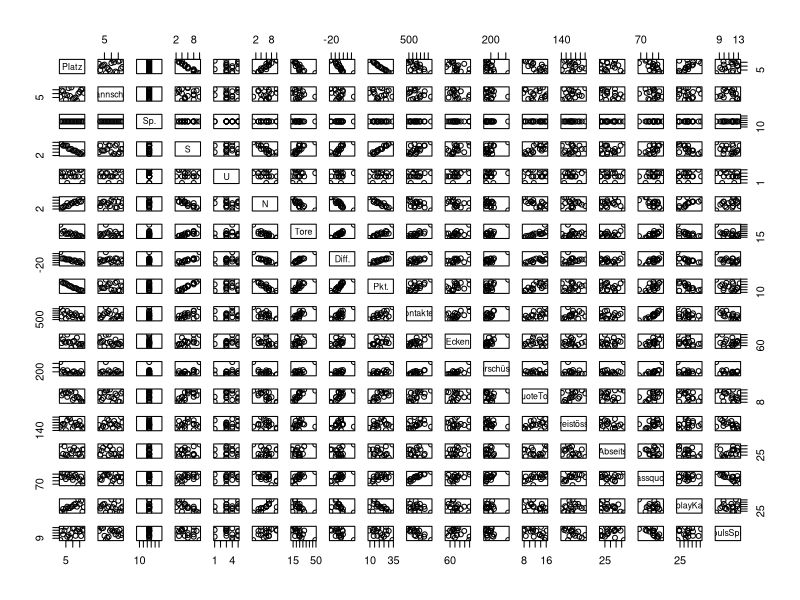
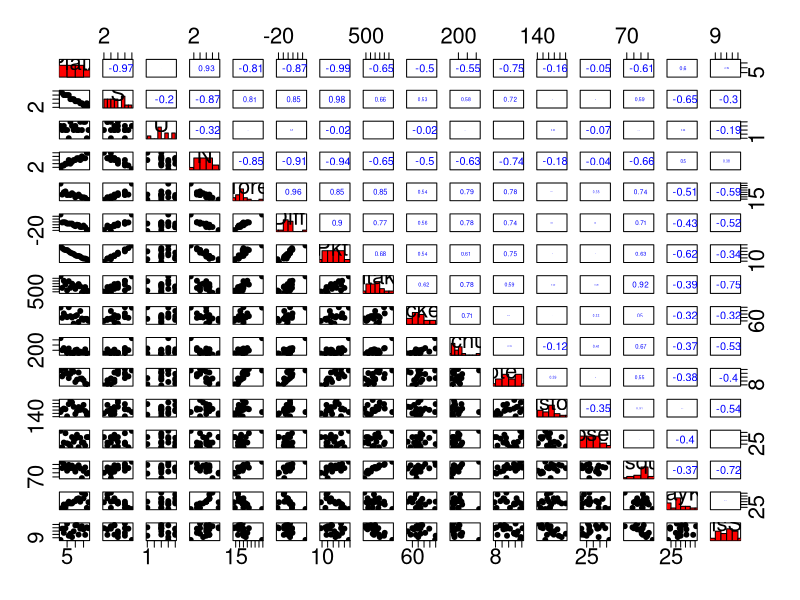

Recreate these plots in R, in order.
bundesliga = read.csv(
  "Bundesliga22_Halbzeit.csv",
  sep = ";",
  stringsAsFactors = TRUE,
  colClasses = c(
    "numeric",
    "factor",
    "numeric",
    "numeric",
    "numeric",
    "numeric",
    "numeric",
    "numeric",
    "numeric",
    "numeric",
    "numeric",
    "numeric",
    "numeric",
    "numeric",
    "numeric",
    "numeric",
    "numeric",
    "numeric"
  ),
  dec = ","
)
bundesliga
summary(bundesliga)

plot(bundesliga)

# definition of histogram panels
panel.hist = function(x, ...)
{
  usr = par("usr")
  on.exit(par(usr))
  par(usr = c(usr[1:2], 0, 1.5))
  h = hist(x, plot = FALSE)
  breaks = h$breaks
  nB = length(breaks)
  y = h$counts
  y = y / max(y)
  rect(breaks[-nB], 0, breaks[-1], y, col = "red", ...)
}

# definition of correlation panels
panel.cor = function(x,
                     y,
                     digits = 2,
                     prefix = " ",
                     ...)
{
  usr = par("usr")
  on.exit(par(usr))
  par(usr = c(0, 1, 0, 1))
  r = round(cor(x, y), digits = digits)
  txt = format(r, digits = digits)
  txt = paste(prefix, txt, sep = " ")
  text(0.5, 0.5, txt, cex = 0.8 *r, col = "blue")
}

# definition of the panels
panel = function (x, y, ...) {
  points(x, y, ...)
  abline(lm(y ~ x), col = "blue")
}

# print the diagrams
pairs(
  bundesliga[,-c(2:3)],
  #panel = panel,
  pch = 19,
  cex.labels = 2,
  cex.axis = 2,
  diag.panel = panel.hist,
  upper.panel = panel.cor
)
